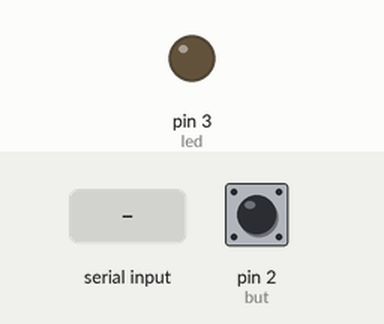
A sketch run on a simulated Arduino Uno, built with avr-gcc and run on an emulated ATmega328P. Shown: output pins drawn as LEDs (lit = HIGH). The inputs (shaded band) are chosen by the test bench; at power-on: pin 2 (but) LOW.

Above: at 1.2 s.
1.3 s: "ON\n" received over Serial
At 2.1 s:
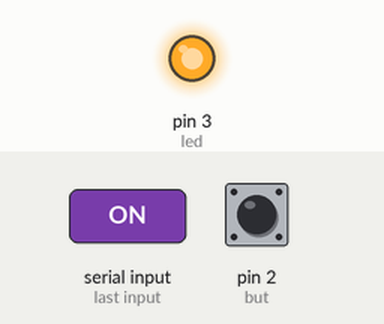
4.4 s: "OFF\n" received over Serial
At 5.7 s:
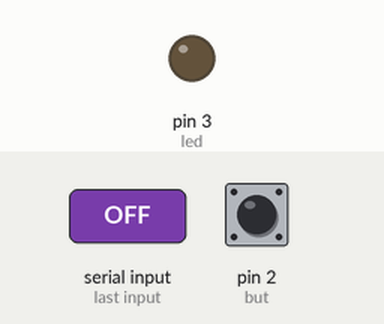
Timing chart, 0 to 7.4 s (numbered marks = the images above; inputs shaded):
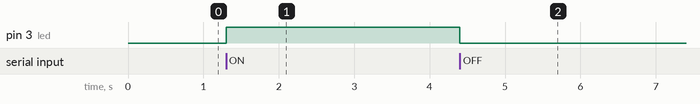

The sketch:

connection_testing.ino
```cpp
int led = 3;
int but = 2;

void setup() {
  Serial.begin(115200);
  Serial.setTimeout(1);
  pinMode(led, OUTPUT);
  digitalWrite(led, LOW); // Ensure the LED is off at the start
  pinMode(but, INPUT); // Set the button as an input with a pull-up resistor
}

void loop() {
  if (Serial.available() > 0) {
    String data = Serial.readStringUntil('\n'); // Read the incoming data until a newline character
    if (data == "ON") {
      digitalWrite(led, HIGH); // Turn the LED on
    } else if (data == "OFF") {
      digitalWrite(led, LOW); // Turn the LED off
    }
  }

  if (digitalRead(but) == HIGH) {
    Serial.println("Button pressed");
  }
}
```

Measured:
- after the input at 1.3 s, pin 3 (led): LOW → HIGH at once
- after the input at 4.4 s, pin 3 (led): HIGH → LOW at once
